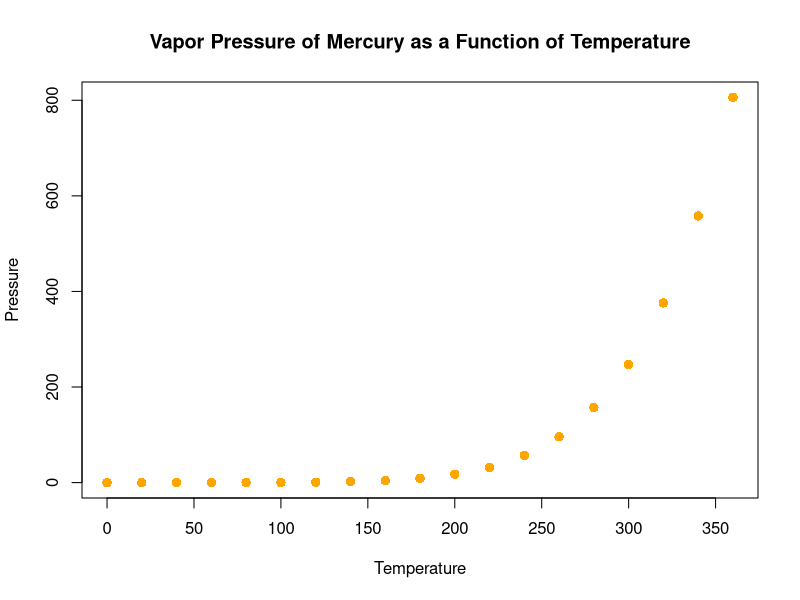

The R script that drew this image:
###SETUP###
getwd()
setwd("/Users/mehulibasuroy/github/intersession_data_2024/code/coding_day3")
library(datasets)
library(viridisLite)

###DATA###
data("pressure")
head(pressure)
dim(pressure)
class(pressure)

###PLOTTING###
png("Pressure vs Temperature for Hg", width = 1000, height = 580)
plot(pressure$temperature, pressure$pressure, pch = 16, cex = 1.25, col = "orange",
     xlab = "Temperature", ylab = "Pressure", 
     main = "Vapor Pressure of Mercury as a Function of Temperature")
dev.off()
